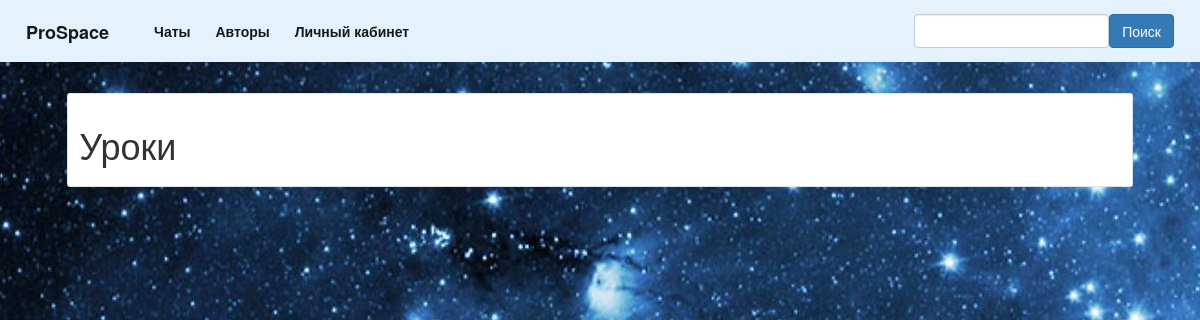
Before: / (signed in) with the older database file.
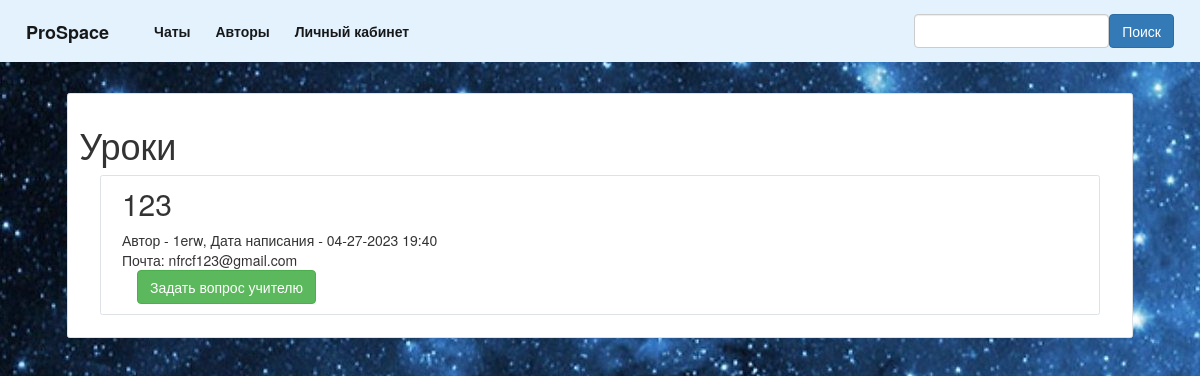
After: the same page with the newer database file.
### data/lesson.py (models this page shows, shortened)
class Lesson(SqlAlchemyBase):
    __tablename__ = 'lessons'
    id = sqlalchemy.Column(sqlalchemy.Integer,
                           primary_key=True, autoincrement=True)
    title = sqlalchemy.Column(sqlalchemy.String, nullable=False)
    content = sqlalchemy.Column(sqlalchemy.String, nullable=False)
    url_videos = sqlalchemy.Column(sqlalchemy.String, nullable=True)
    modified_date = sqlalchemy.Column(sqlalchemy.DateTime, nullable=False, default=datetime.datetime.now)
    is_private = sqlalchemy.Column(sqlalchemy.Boolean, nullable=False)
    user_id = sqlalchemy.Column(sqlalchemy.Integer, sqlalchemy.ForeignKey("users.id"))
    user = orm.relationship("User")

### data/users.py (models this page shows, shortened)
class User(SqlAlchemyBase, UserMixin, SerializerMixin):
    __tablename__ = 'users'
    id = sqlalchemy.Column(sqlalchemy.Integer,
                           primary_key=True, autoincrement=True)
    surname = sqlalchemy.Column(sqlalchemy.String, nullable=False)
    name = sqlalchemy.Column(sqlalchemy.String, nullable=False)
    age = sqlalchemy.Column(sqlalchemy.Integer, nullable=False)
    email = sqlalchemy.Column(sqlalchemy.String, nullable=False, unique=True)
    hashed_password = sqlalchemy.Column(sqlalchemy.String, nullable=False)
    modified_date = sqlalchemy.Column(sqlalchemy.DateTime, nullable=False, default=datetime.datetime.now)
    type = sqlalchemy.Column(sqlalchemy.Integer, nullable=False)
    tests = sqlalchemy.Column(sqlalchemy.String, nullable=True)
    avatar = sqlalchemy.Column(sqlalchemy.String)
    count = sqlalchemy.Column(sqlalchemy.Integer, default=0)
    lesson = orm.relationship("Lesson", back_populates='user')
    tasks = orm.relationship("Task", back_populates='user')
    scores = orm.relationship("Scores", back_populates='user')

### server.py (the view)
@app.route("/", methods=['GET', 'POST'])
def index():
    form = SearchForm()
    if form.validate_on_submit():
        return redirect(f'/search/{form.search.data}')
    db_sess = db_session.create_session()
    lessons = []
    if current_user.is_authenticated:
        lessons = db_sess.query(Lesson).all()
    return render_template("index.html",
                           lessons=lessons,
                           search={'title': '',
                                   'author': ''},
                           form=form,
                           url='/')

### forms/SearchForm.py
class SearchForm(FlaskForm):
    search = StringField('Поиск', validators=[DataRequired()], default='')
    submit = SubmitField('Поиск')

### data/db_session.py (called while the page is built)
def create_session() -> Session:
    global __factory
    return __factory()

### server.py (called while the page is built)
@login_manager.user_loader
def load_user(user_id):
    db_sess = db_session.create_session()
    return db_sess.query(User).get(user_id)

### templates/index.html
{% extends "base.html" %}
{% block content %}
<div class="border rounded" style="padding:1% 1%; margin:1% 2%; background: white;">
    <h1>Уроки</h1>
    {% for item in lessons%}
    {% if ((search['title'] in item.title.lower() or not search['title']) and
    (search['author'] == item.user.email or not search['author']))%}
    {% if not item.is_private or item.user.id == current_user.id%}
    <div class="col-md6 border rounded" style="padding:1% 2%; margin:1% 2%; background: white;">
        <div class="row align-items-center">
            <div class="col-8">
                <h2 style="cursor: pointer; margin-top:0px" onclick="location.href='/lesson/{{item.id}}';">
                    {{item.title}}
                </h2>
                Автор - {{item.user.name}}, Дата написания - {{item.modified_date.strftime("%m-%d-%Y %H:%M")}}
                <div>
                    Почта: {{item.user.email}}
                </div>
                {% if current_user.is_authenticated and current_user == item.user %}
                <div>
                    <a href="/lesson/edit/{{ item.id }}" class="btn btn-warning">
                        Изменить
                    </a>
                    <a href="/lesson_delete/{{ item.id }}" class="btn btn-danger">
                        Удалить
                    </a>
                </div>
                {% else %}
                {% if current_user.is_authenticated %}
                <div class="col-2">
                    <a href="/chat/{{ item.user.id }}" class="btn btn-success">
                        Задать вопрос учителю
                    </a>
                </div>
                {% endif %}
                {% endif %}
            </div>
        </div>
    </div>
</div>
{% endif %}
{% endif %}
{% endfor %}
{% endblock %}

### templates/base.html (shortened to what this page needs)
<!doctype html>
<html lang="ru">
<head>
    <link rel="stylesheet" href="https://stackpath.bootstrapcdn.com/bootstrap/4.4.1/css/bootstrap.min.css"
>
    <link rel="stylesheet" href="/static/styles/windows_style.css">
    <link href="https://netdna.bootstrapcdn.com/bootstrap/3.3.4/css/bootstrap.min.css" rel="stylesheet">
</head>
<body background="/static/img/backGround.jpg" style="margin-top:0px">
<header style="background-color: #e3f2fd;">
    <nav class="navbar navbar-expand-lg navbar-light">
      <div class="container-fluid">
        <a class="navbar-brand" href="/"><b>ProSpace</b></a>
          {% if current_user.is_authenticated %}
        <div class="collapse navbar-collapse">
          <div class="navbar-nav">
              <a style="margin-right: 15px" class="nav-link active" aria-current="page" href="/chat/0"><b>Чаты</b></a>
            <a style="margin-right: 15px" class="nav-link active" aria-current="page" href="/authors"><b>Авторы</b></a>
            <a class="nav-link active" aria-current="page" href="/settings"><b>Личный кабинет</b></a>
          </div>
          {% endif %}
        </div>
         {% if url == '/' or '/search' in url %}
            <form method="post" class="d-flex" role="search" enctype="multipart/form-data" action="">
                {{ form.search(class="form-control") }}
                {{form.submit(type="submit", class="btn btn-primary")}}
            </form>
            {% endif %}
      </div>
    </nav>
</header>
<main role="main" class="container">
    {% block content %}{% endblock %}
</main>
</body>
</html>

Changed rows visible on the page:
added Lesson: title "123", user.name "1erw", modified_date "04-27-2023 19:40", user.email "nfrcf123@gmail.com"
